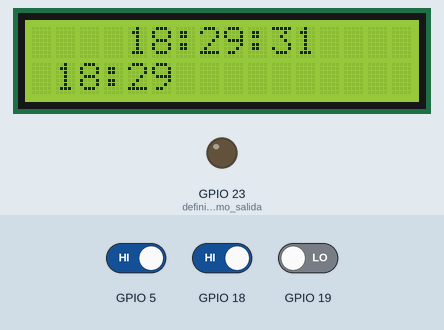
Recording of a sketch running on a simulated ESP32. Parts: 16×2 character LCD, output pins drawn as LEDs (lit = HIGH). The inputs (shaded band) are chosen by the test bench; at power-on: GPIO 5 HIGH, GPIO 18 HIGH, GPIO 19 LOW. The local clock reads 2024-03-15 10:24:30 at power-on unless the sketch sets it; what the sketch prints to the serial monitor is not drawn.

Above: at 1.2 s.
1.3 s: GPIO 5 driven LOW
At 1.66 s:
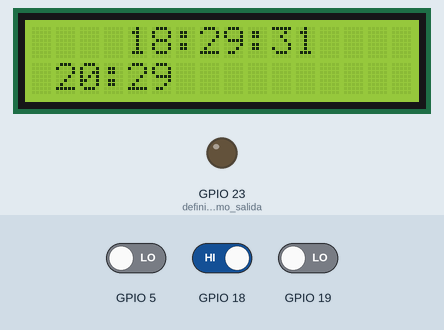
2.9 s: GPIO 18 driven LOW
At 2.98 s:
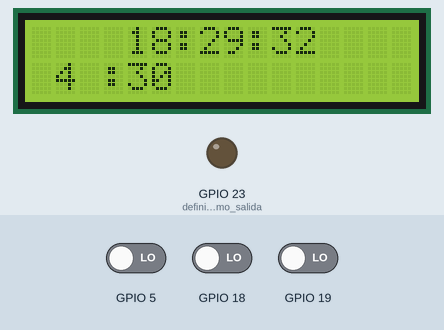
4.4 s: GPIO 19 driven HIGH
6.6 s: GPIO 5 driven HIGH
At 8.1 s:
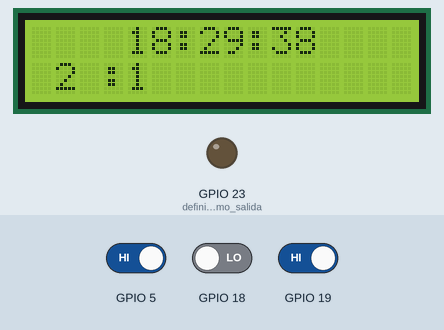
8.2 s: GPIO 18 driven HIGH
At 10.8 s:
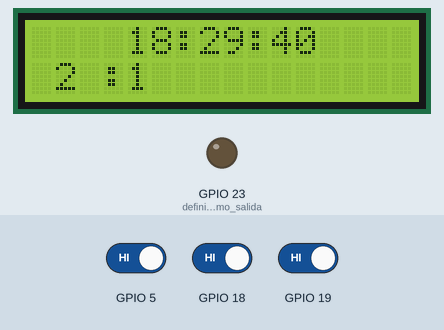
11.2 s: GPIO 5 driven LOW
At 11.29 s:
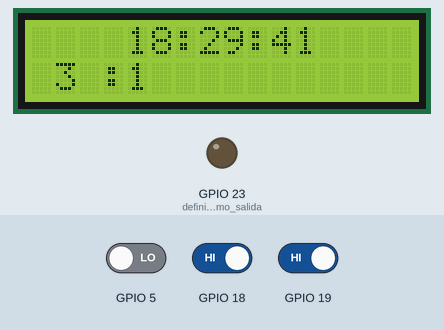
Timing chart, 0 to 13.7 s (numbered marks = the images above; inputs shaded):
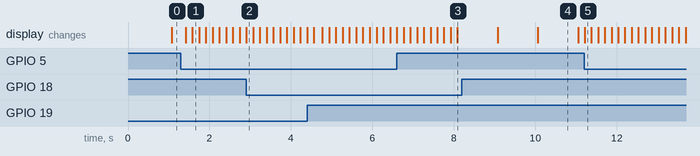

The sketch:

Codigo_bomba_agua.ino
```cpp
#include <ESP32Time.h>
#include <LiquidCrystal_I2C.h>
int lcdColumns = 16;
int lcdRows = 2;
LiquidCrystal_I2C lcd(0x27,lcdColumns, lcdRows);
int pulsadorHora=0;              //almacena el estado del botón
int pulsadorMinutos=0;
int estado=0;                //0=led apagado, 1=led encendido
int horaEditar = 0;
int minutos = 0;
String horaProgramada =  "";
int pulsadores=0;              //almacena el estado del botón
int estados=0;                //0=led apagado, 1=led encendido
int pulsadorAnterior=0;           //almacena el estado anterior del boton

//ESP32Time rtc;
ESP32Time rtc(3600);  // offset in seconds GMT+1

void setup() {
  pinMode(23 , OUTPUT);  //definir pin como salida
lcd.init();
lcd.backlight();
  Serial.begin(115200);
  rtc.setTime(30, 29, 17, 4, 6, 2023);  // 17th Jan 2021 15:24:30
  pinMode(4, INPUT);
  pinMode(18, INPUT);
  pinMode(19, INPUT);
  horaEditar = rtc.getHour(true);
  minutos = rtc.getMinute();
}

void loop() {
String hora = rtc.getTime();

 lcd.setCursor(4,0);
 lcd.print(hora);


  pulsadorHora = digitalRead(5); //lee si el botón está pulsado
  pulsadorMinutos = digitalRead(18);

  if( pulsadorMinutos == LOW){
    if( minutos < 59 ){
    minutos++;
        }
    else{
      minutos= 0;
      lcd.clear();
      }

  };

  if( pulsadorHora == LOW){
    if( horaEditar < 23 ){
    horaEditar++;
        }
    else{

      horaEditar= 0;
      //lcd.setCursor(2, 1);
      //lcd.print(horaEditar);
      lcd.clear();
      }

  };

  lcd.setCursor(1, 1);
  lcd.print(horaEditar);
  lcd.setCursor(3, 1);
  lcd.print(":");
  lcd.setCursor(4, 1);
  lcd.print(minutos);

String minutosCdna  = String(minutos);
String horaCdna = String( horaEditar );
horaProgramada = horaCdna + ":" + minutos + ":00" ;


  if( hora == horaProgramada ){
    digitalWrite( 23, HIGH);
  }


pulsadores = digitalRead(19); //lee si el botón está pulsado

  if((pulsadores==HIGH)&&(pulsadorAnterior==LOW)){  //si el boton es pulsado y antes no lo estaba
    estados=1-estados;
    delay(40);               //pausa de 40 ms
  }
  pulsadorAnterior=pulsadores;      //actualiza el nuevo estado del boton

  if(estados==1) {            //si el estado es 1
    Serial.println( "on" ) ;  //se enciende el led
  }
  else{                      //si el estado es 0
     Serial.println( "off" ) ;  //se apaga el led
  }


  delay(150);
}
```

Measured:
- after the input at 1.3 s, the display: first changes after 0.11 s (image 1 shows a later state)
- what the display in image 4 shows lasts 0.9 s, from 10.1 s to 11.0 s
